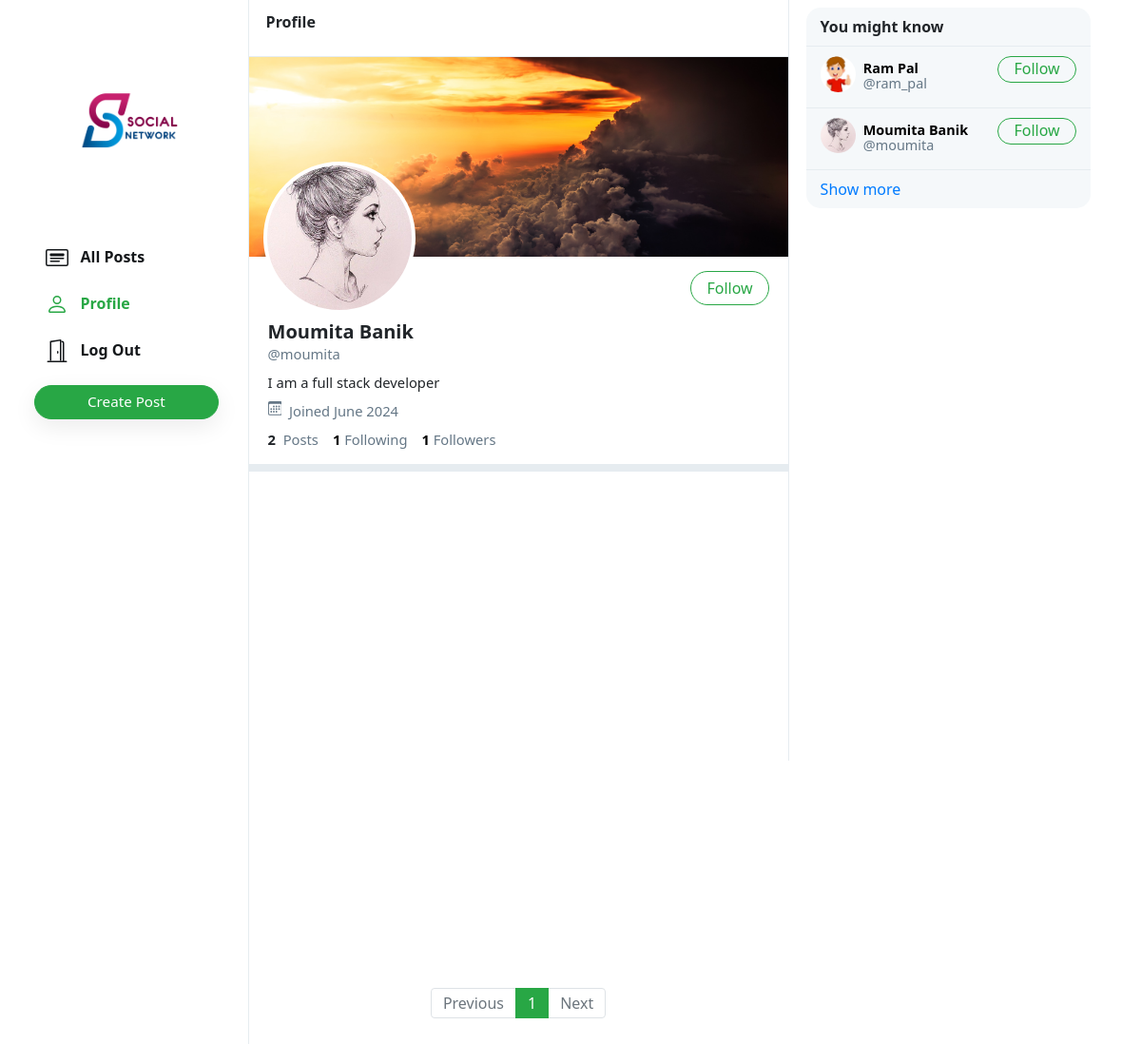
/network/profile/moumita/ (signed in), run on an earlier commit of the app's database.
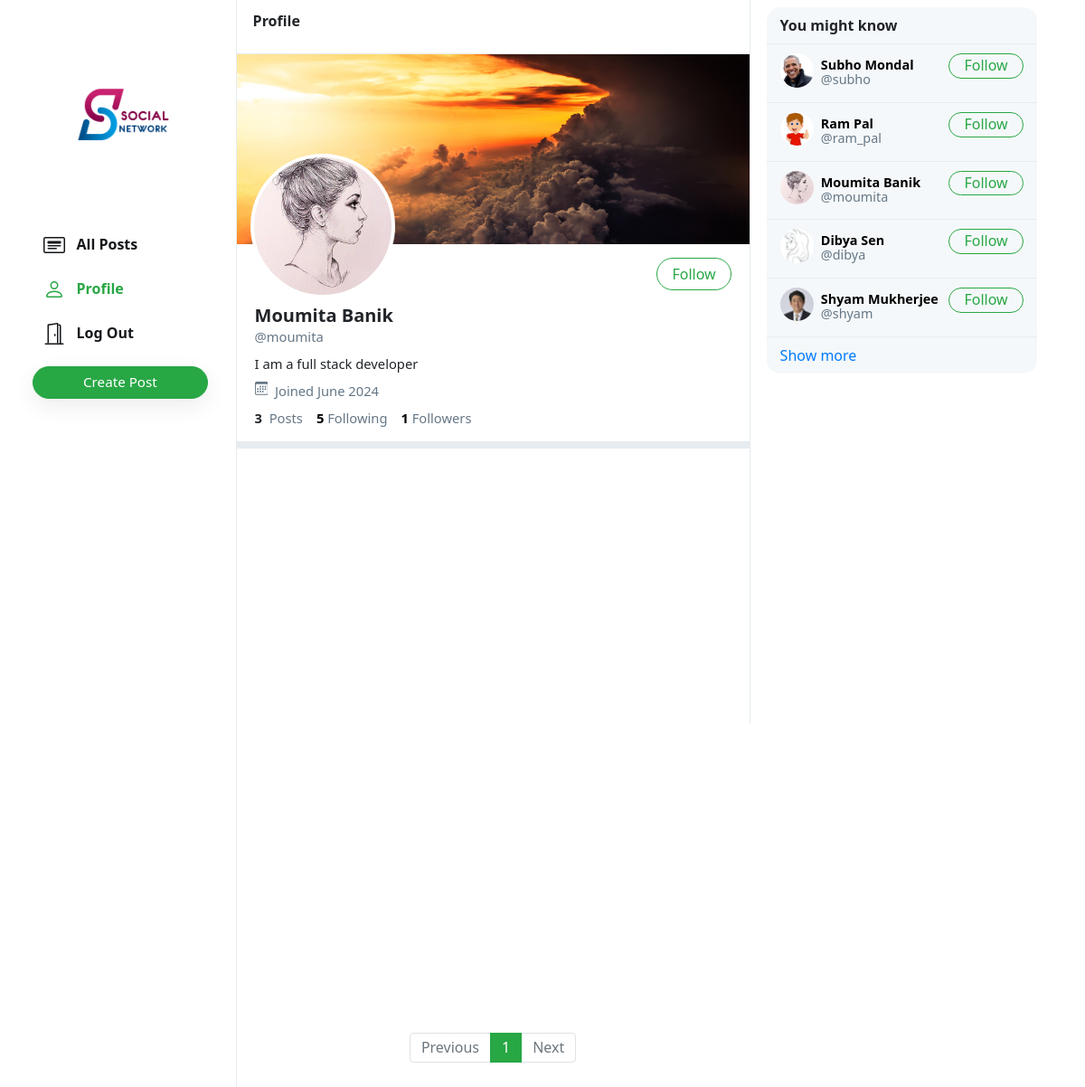
And on a later commit of the database.
### network/models.py (models this page shows, shortened)
class User(AbstractUser):
    profile_pic = models.ImageField(upload_to='profile_pic/')
    bio = models.TextField(max_length=160, blank=True, null=True)
    cover = models.ImageField(upload_to='covers/', blank=True)

### network/views.py (the view)
# urls.py: path("profile/<str:username>/", views.profile, name='profile'),
@login_required
def profile(request, username):
    user = get_object_or_404(User, username=username)
    all_posts = Post.objects.filter(creater=user).order_by('-date_created')
    paginator = Paginator(all_posts, 10)
    page_number = request.GET.get('page', 1)
    posts = paginator.get_page(page_number)
    followings = []
    suggestions = []
    follower = False
    if request.user.is_authenticated:
        followings = Follower.objects.filter(followers=request.user).values_list('user', flat=True)
        suggestions = User.objects.exclude(pk__in=followings).exclude(username=request.user.username).order_by("?")[:6]
        try:
            if Follower.objects.filter(user=user, followers=request.user).exists():
                follower = True
        except Follower.DoesNotExist:
            follower = False
    follower_count = Follower.objects.filter(user=user).count()
    following_count = Follower.objects.filter(followers=user).count()
    return render(request, 'network/profile.html', {
        "username": user,
        "posts": posts,
        "posts_count": all_posts.count(),
        "suggestions": suggestions,
        "page": "profile",
        "is_follower": follower,
        "follower_count": follower_count,
        "following_count": following_count
    })

### network/templates/network/profile.html (shortened to what this page needs)
{% extends 'network/index.html' %}
{% load static %}
{% block profile %}
    <div class="profile-view" data-user="{{username.username}}">
        <div class="cover-image" style="background-image: url(/media/{{username.cover}})"></div>
        <div class="profile-image" style="background-image: url(/media/{{username.profile_pic}})"></div>
        <div class="profile-details">
            <div>
                {% if user.username == username.username %}
                    <button class="btn btn-outline-success float-right" id="edit-profile-btn">Edit Profile</button>
                {% elif is_follower %}
                    <button class="btn btn-success float-right" onclick="unfollow_user(this,'{{username.username}}','edit_page')" id="following-btn">Following</button>
                {% else %}
                    <button class="btn btn-outline-success float-right" onclick="follow_user(this,'{{username.username}}','edit_page')" id="follow-btn">Follow</button>
                {% endif %}
            </div>
            <div class="details-data">
                <h5>{{username.first_name}} {{username.last_name}}</h5>
                <div class="grey">@{{username.username}}</div>
                <div class="bio">
                    {% if username.bio is not None %}
                        {{username.bio}}
                    {% endif %}
                </div>
                <div class="grey" style="padding: 8px 0px;">
                    &nbsp;Joined {{username.date_joined | date:"F Y"}}
                </div>
                <div>
                    <strong>
                        {{posts_count}}
                    </strong>
                    &nbsp;<span class="grey">Posts</span>
                    <a href="#">
                        <strong id="following__count">{{following_count | default:0}}</strong>&nbsp;<span class="grey">Following</span>
                    </a>
                    <a href="#">
                        <strong id="follower__count">{{follower_count | default:0}}</strong>&nbsp;<span class="grey">Followers</span>
                    </a>
                </div>
            </div>
        </div>
    </div>
    <div class="space"></div>
{% endblock %}

### network/templates/network/index.html (shortened to what this page needs)
{% extends "network/layout.html" %}
{% load static %}
{% block body %}
    <div class="main-div">
        <div class="left-div">
            <nav class="head heading">
                {% if page == 'all_posts' %}
                    All Posts
                {% elif page == 'profile' %}
                    Profile
                {% else %}
                    Explore
                {% endif %}
            </nav>
            <div class="left-div-content">
                <div class="posts-view">
                    {% block profile %}
                    {% endblock %}
                    <div class="main-div-content">
                        <nav aria-label="Page navigation example" class="pagination-bar">
                            <ul class="pagination justify-content-center">
                                {% if posts.has_previous %}
                                    <li class="page-item">
                                        <a class="page-link" href="?page={{ posts.previous_page_number | default:1}}" tabindex="-1" aria-disabled="true">Previous</a>
                                    </li>
                                {% else %}
                                    <li class="page-item disabled">
                                        <a class="page-link" href="" tabindex="-1" aria-disabled="true">Previous</a>
                                    </li>
                                {% endif %}
                                {% for each in posts.paginator.page_range %}
                                    {% if each == posts.number %}
                                        <li class="page-item active"><a class="page-link" href="?page={{each}}">{{each}}</a></li>
                                    {% else %}
                                        <li class="page-item"><a class="page-link" href="?page={{each}}">{{each}}</a></li>
                                    {% endif %}
                                {% endfor %}
                                {% if posts.has_next %}
                                    <li class="page-item">
                                        <a class="page-link" href="?page={{ posts.next_page_number }}">Next</a>
                                    </li>
                                {% else %}
                                    <li class="page-item disabled">
                                        <a class="page-link" href="">Next</a>
                                    </li>
                                {% endif %}
                            </ul>
                          </nav>
                    </div>
                </div>
            </div>
        </div>
    </div>
{% endblock %}

### network/templates/network/layout.html (shortened to what this page needs)
{% load static %}
<!DOCTYPE html>
<html lang="en">
    <head>
        <link rel="stylesheet" href="https://stackpath.bootstrapcdn.com/bootstrap/4.4.1/css/bootstrap.min.css">
        <link href="{% static 'network/styles.css' %}" rel="stylesheet">
    </head>
    <body>
        <div class="body" data-page="{{page}}">
            <div class="sidenav">
                <a href="{% url 'index' %}" class="navbar-brand">
                    <img src="{% static 'network/Images/logo_icon.png' %}" height="200em">
                </a>
                <div style="height: 100%;">
                    <div>
                        <div>
                            <ul>
                                <li class="nav-item" id="all_posts">
                                <a href="{% url 'index' %}" class="nav-link">
                                    <div>
                                        &nbsp;&nbsp;All Posts
                                    </div>
                                </a>
                                </li>
                                {% if user.is_authenticated %}
                                    <li class="nav-item" id="profile">
                                        <a href="{% url 'profile' user.username %}" class="nav-link">
                                            <div>
                                                &nbsp;&nbsp;Profile
                                            </div>
                                        </a>
                                    </li>
                                    <li class="nav-item" id="logout">
                                        <a href="{% url 'logout' %}" class="nav-link">
                                            <div>
                                                &nbsp;&nbsp;Log Out
                                            </div>
                                        </a>
                                    </li>
                                {% endif %}
                            </ul>
                        </div>
                        {% if user.is_authenticated %}
                            <button id="popup-btn" class="btn btn-success new-post-btn" onclick="createpost()">Create Post</button>
                        {% endif %}
                    </div>
                </div>
            </div>
            {% block body %}
            {% endblock %}
            <div class="right-div">
                <div class='right-div-content'>
                    <div class="space" style="background-color: white;"></div>
                    {% if user.is_authenticated %}
                        <div class="suggestion-box">
                            <div class="suggestion-header">
                                You might know
                            </div>
                            {% for suggestion in suggestions %}
                                <div class="suggestion-user">
                                    <div>
                                        <a href="{% url 'profile' suggestion.username %}">
                                            <div class="small-profilepic" style="background-image: url(/media/{{suggestion.profile_pic}})"></div>
                                        </a>
                                    </div>
                                    <div class="user-details">
                                        <a href="{% url 'profile' suggestion.username %}">
                                            <div id="user-name">
                                                <strong>
                                                    {{suggestion.first_name}} {{suggestion.last_name}}
                                                </strong>
                                            </div>
                                            <div class="grey">@{{suggestion.username}}</div>
                                        </a>
                                    </div>
                                    <div>
                                        <button class="btn btn-outline-success" type="button" onclick="follow_user(this,'{{suggestion.username}}','suggestion')">Follow</button>
                                    </div>
                                </div>
                            {% empty %}
                                    <div style="text-align: center; border-bottom: .5px solid #e6ecf0; padding: 10px 15px;">
                                        <span class="grey" style="font-size: .9em;">No suggestions available.</span>
                                    </div>
                            {% endfor %}
                            <div class="suggestion-footer">
                                <a href="#">Show more</a>
                            </div>
                        </div>
                    {% endif %}
                </div>
            </div>
        </div>
    </body>
</html>

### network/static/network/styles.css (style rules this page uses)
.body { display: flex; min-height: 100%; font-family: system-ui, sans-serif; }
.btn { border-radius: 20px; padding: 0.32rem 1rem 0.375rem 1rem; }
.btn, .btn:focus, .btn:active { box-shadow: none !important; -webkit-box-shadow: none !important; }
.grey { color: #657786; }
svg { vertical-align: text-top; }
.sidenav { height: 100%; width: 21.8%; position: fixed; top: 0; left: 0; padding: 15px; list-style: none; border-right: .5px solid #e6ecf0; z-index: 100; padding-left: 3%; background-color: white; }
.sidenav ul { list-style: none; padding-left: 0px; margin-top: 3vh; }
.sidenav li { margin-top: 7px; }
.sidenav .nav-link { color: #14171a; line-height: .7em; font-weight: 700; padding: 0px; }
.sidenav .nav-link > div { padding: 10px 20px 8px 12px; border-radius: 25px; line-height: 0.9em; width: max-content; }
.new-post-btn { padding-left: 55px !important; padding-right: 55px !important; font-size: .95em; font-weight: 530; box-shadow: rgba(0, 0, 0, 0.08) 0px 8px 24px !important; }
.active a { color: #28a745 !important; }
.main-div { position: relative; width: 47.25%; min-height: 100vh; left: 21.8%; }
.left-div { position: relative; }
.head { height: 7.5vh; }
.heading { position: fixed; width: 47.255%; top: 0px; padding: 18px; border-bottom: .5px solid #e6ecf0; line-height: .7em; font-weight: 800; background-color: #fff; z-index: 1000; }
.left-div-content { margin-top: 7.5vh; }
.small-profilepic { width: 3.1vw; height: 3.1vw; border-radius: 9999px; overflow: hidden; margin-right: 8px; background-size: cover; background-repeat: no-repeat; background-position: center; box-sizing: content-box; }
.space { height: 8px; background-color: #e6ecf0; }
.cover-image { height: 210px; background-size: cover; background-position: center; background-repeat: no-repeat; background-color: #ccd6dd; }
.profile-image { width: 160px; height: 160px; position: absolute; left: 15px; top: 110px; border-radius: 99999px; border: 4px solid white; background-size: cover; background-repeat: no-repeat; background-position: center; background-color: white; }
.profile-details { padding: 15px 20px; }
.profile-details button { padding-bottom: 0.3rem; }
.profile-details > .details-data { margin-top: 52px; font-size: .92em; }
.profile-details h5 { font-weight: 800; margin-bottom: 0px; }
.profile-details a { color: black; text-decoration: none; }
.bio { margin-top: 8px; }
.pagination-bar { margin-top: 35px; margin-bottom: 35px; }
.pagination-bar .page-link { line-height: .9em; }
.page-item.active .page-link { color: white !important; background-color: #28a745; border-color: #28a745; }
.page-link { color: #28a745; }
.right-div { width: 28%; height: 100vh; position: fixed; right: 2.95%; border-left: .5px solid #e6ecf0; background-color: white; }
.right-div-content { height: 92.5vh; overflow: auto; padding-left: 1.5vw; padding-right: 1.5vw; }
.suggestion-box, .guest-box { border-radius: 15px; overflow: hidden; background-color: #f5f8fa; }
.suggestion-header { padding: 13px 15px; line-height: .9em; font-weight: 800; border-bottom: .5px solid #e6ecf0; }
.suggestion-user { display: flex; padding: 10px 15px; font-size: .9em; border-bottom: .5px solid #e6ecf0; }
.suggestion-user a { color: black; text-decoration: none; }
.user-details { flex: 1; line-height: 1.1em; padding: 5px 0px 7px 0px; }
.suggestion-user .btn { padding: 0em 1em .09em 1em; }
.suggestion-footer { padding: 13px 15px; line-height: .9em; }
.suggestion-footer a { text-decoration: none; }

What changed in the data, as far as the page shows it:
added User: profile_pic (picture), first_name "Subho", last_name "Mondal", username "subho"
added User: profile_pic (picture), first_name "Dibya", last_name "Sen", username "dibya"
added User: profile_pic (picture), first_name "Shyam", last_name "Mukherjee", username "shyam"
Also different on the page:
{{ posts_count }}: "2" → "3"
{{ following_count | default:0 }}: "1" → "5"
